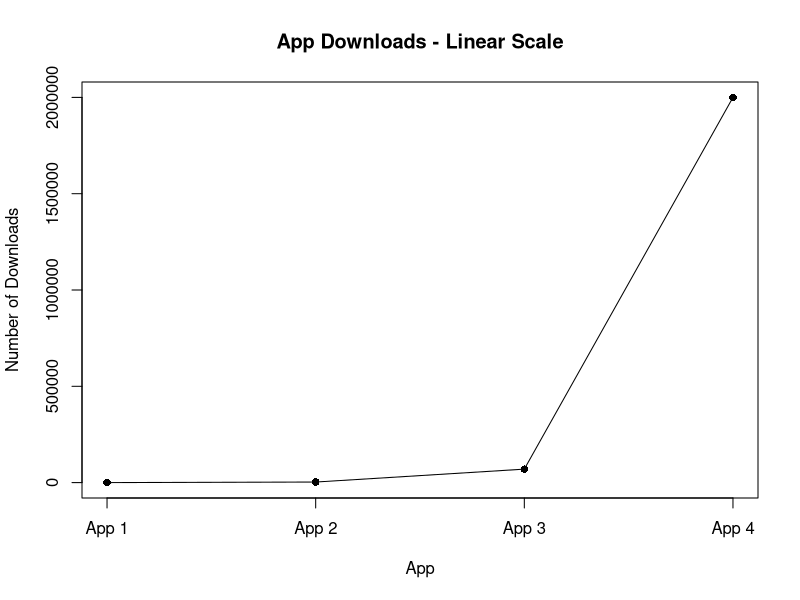
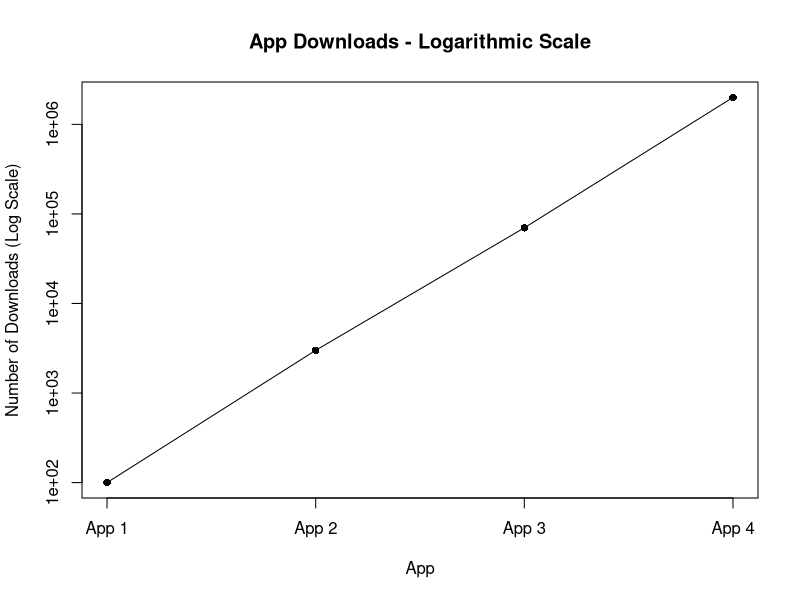

Generate these figures, in order, with R:
# Problem: App Download Counts

# Step 1: Create the dataset
downloads <- c(100, 3000, 70000, 2000000)

# Entity names
apps <- c("App 1", "App 2", "App 3", "App 4")


# Step 2: Calculate ratios between consecutive values
ratios <- downloads[-1] / downloads[-length(downloads)]

cat("App download counts:\n")
print(downloads)

cat("\nRatios between consecutive downloads:\n")
print(ratios)


# Step 3: Plot on a LINEAR axis
plot(
  downloads,
  type = "o",
  pch = 16,
  xaxt = "n",
  main = "App Downloads - Linear Scale",
  xlab = "App",
  ylab = "Number of Downloads"
)

axis(
  1,
  at = 1:4,
  labels = apps
)


# Step 4: Plot on a LOGARITHMIC axis
plot(
  downloads,
  type = "o",
  pch = 16,
  xaxt = "n",
  log = "y",
  main = "App Downloads - Logarithmic Scale",
  xlab = "App",
  ylab = "Number of Downloads (Log Scale)"
)

axis(
  1,
  at = 1:4,
  labels = apps
)
